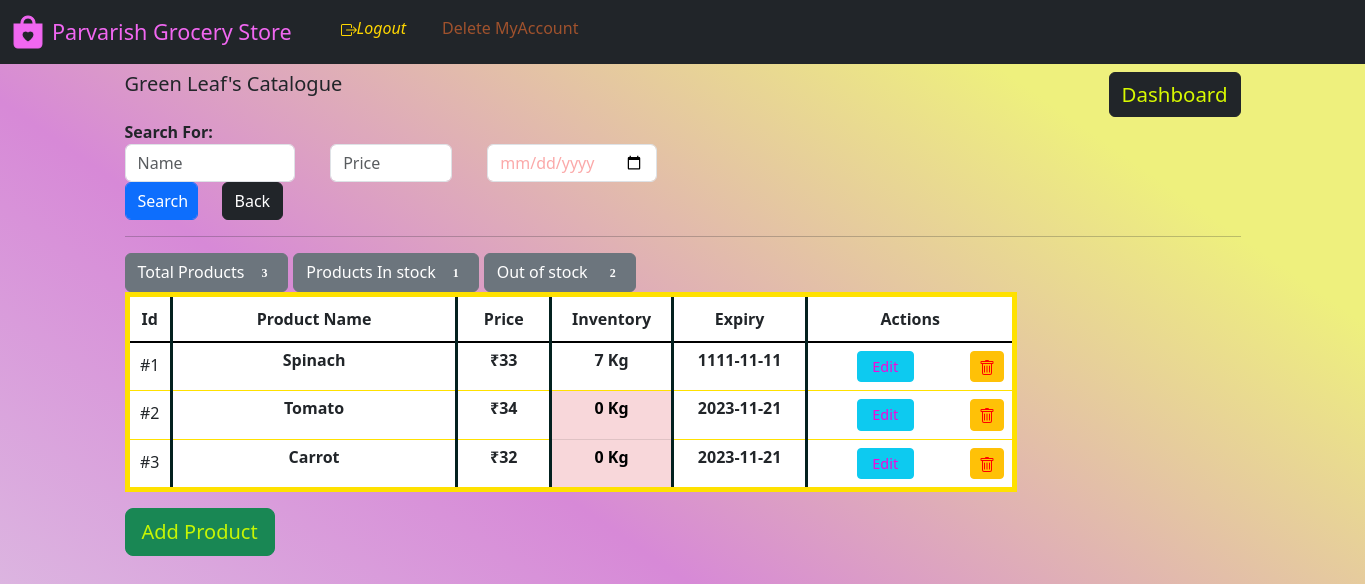
Before: /manager_dash/category_catalog/1 (signed in) with the older database file.
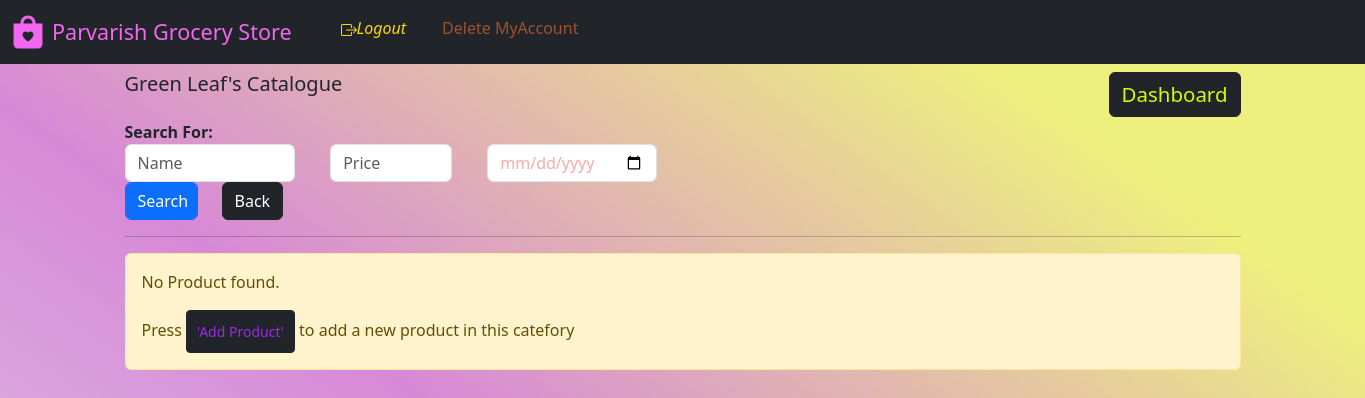
After: the same page with the newer database file.
### website/model.py (models this page shows)
class Category(db.Model):
    category_Name = db.Column(db.String(), nullable=False, unique=True)
    category_Id = db.Column(db.Integer(), primary_key=True)
    description = db.Column(db.String())
    managedBy_Id = db.Column(db.Integer(), db.ForeignKey('store.id'))
    catalog = db.relationship('Product', backref='parent')

class Product(db.Model):
    product_id = db.Column(db.Integer(), primary_key=True)
    product_Name = db.Column(db.String(), nullable=False)
    metric_Unit = db.Column(db.String(), nullable=False)
    rate = db.Column(db.Integer(), nullable=False)
    rate_perUnit = db.Column(db.String(), nullable=False)
    stock = db.Column(db.Integer(), nullable=False)
    expiredBy = db.Column(db.String(), nullable=False)
    category_Id = db.Column(db.String(), db.ForeignKey('category.category_Id'))

### website/views.py (the view, shortened to what this page needs)
@login_required
@Views.route('/manager_dash/category_catalog/<int:id>', methods=["GET", "POST"])
def Category_catalog(id):
    manager_id = session['id']
    manager = Store.query.get(manager_id)
    category = Category.query.get(id)
    products = category.catalog
    produce = Product.query.filter(Product.category_Id == id).all()
    m = 0
    for pro in produce:
        if pro.stock > 0:
            m += 1
    return render_template('category_catalog.html', name=category.category_Name, category_id=category.category_Id, products=products, product_instock=m)

### website/auth.py (called while the page is built)
@App.login_manager.user_loader
def load_customer(id):
    if id is not None:
        return Customer.query.get(int(id))
    return None

### website/templates/category_catalog.html (shortened to what this page needs)
{% extends "base.html" %} {% block title %}Added Products{% endblock %}{% block
logout %}
<span
              id="logout"
              style="display: block inline-block; width: 600px"
            >
              <span style="margin: auto"
                ><i
                  ><a
                    class="nav-item nav-link"
                    style="float: left; color: rgb(255, 215, 0)"
                    href="/logout"
                    style="display: block; width: 10%; margin-left: 0px"
                    >Logout</a
                  ></i
                ></span
              ><span style="margin: auto"
                ><a
                  class="nav-item nav-link"
                  style="
                    float: left;
                    color: rgb(160, 82, 45);
                    width: 60%;
                    margin-left: 20px;
                  "
                  href="/delete_account/{{id}}"
                  onclick="return confirm('Are you sure you want to delete the account?');"
                  >Delete MyAccount</a
                ></span
              ></span
            >
{% endblock %} {% block content %}<section>
<h5>
  <span style="float: left">{{ name }}'s Catalogue </span>
</h5><h6>
  <span style="float: right"
    ><a class="btn btn-dark" style="color: rgb(216, 249, 1); font-size: 1.5vw;text-decoration: none;" href="{{ url_for('views.Dash_manager') }}">Dashboard</a></span
  >
</h6><br></br>
<div class="col-6">
  <div class="col-2" ><strong>Search For: </strong></div>
  <form action="{{ url_for('views.Category_catalog',id=category_id) }}" method="POST" autocomplete="off">
    <div class="row">
      <div class="col-4">
        <input type="text" class="form-control" value="" name="search" id="search" placeholder="Name" />
      </div>
      <div class="col-3" style="margin-left:2%">
        <input type="text" class="form-control" value="" name="search2" placeholder="Price" />
      </div>
      <div class="col-4" style="margin-left:2%">
        <input type="date" style="color:rgb(251, 169, 169);" value=""class="form-control" name="date" id="date" placeholder="Expiry" />
      </div>
      <div class="col-2" align="left">
        <input type="submit" class="form-control btn btn-primary" value="Search"  />
      </div>
      <div class="col-3" align="left"><button type="submit" class="btn btn-dark" formaction="{{ url_for('views.Category_catalog',id=category_id) }}">
        Back </button>
      </div>
    </form>
    </div>
  </div>
<hr /></section>
<section>
{% if products|length == 0 %}
  <div class="alert alert-warning" role="alert">
    <p>No Product found.</p>
    Press
    <a class="btn btn-dark btn-sm"
      href="/manager_dash/category_create/{{ category_id }}"
      class="alert-link"
      style="
        color: rgb(153, 43, 226);
          padding: 10px 10px; text-decoration: none;
      "
      >'Add Product'</a
    >
    to add a new product in this catefory
  </div>
  {% else %}
  <div><span>
  <button type="button" STYLE="font-family:'Verdana',margin-left = 5px;"class="btn btn-secondary">
    Total Products <span STYLE="font-family:'Verdana';margin-left :5px;" class="badge badge-light">{{ products|length }}</span>
  </button></span><span STYLE="margin-left: 5px;"><button type="button" STYLE="font-family:'Verdana',margin-left = 5px;"class="btn btn-secondary">
    Products In stock <span STYLE="font-family:'Verdana';margin-left : 5px;" class="badge badge-light">{{ product_instock }}</span>
  </button></span>
  <span><button type="button" STYLE="font-family:'Verdana',margin-left = 5px;"class="btn btn-secondary">
    Out of stock <span STYLE="font-family:'Verdana';margin-left : 10px" class="badge badge-light">{{ products|length - product_instock }}</span>
  </button></span>
  </div>
  <table
  class="table table-hover"
    style="
      border: 5px solid rgb(255, 225, 0);
      width: 80%;
    "
  ><thead class="thead-dark">
    <tr align="center" style="border-bottom: 2px solid black">
      <th
        style="
          padding: 10px 10px;
          width: 5%;
          border-right: 3px solid rgb(3, 33, 31);
        "
      >
        Id
      </th>
      <th
        style="
          border-right: 3px solid rgb(3, 33, 31);
          padding: 10px 10px;
          width: 35%;
        "
      >
        Product Name
      </th>
      <th
        style="
          border-right: 3px solid rgb(3, 33, 31);
          padding: 10px 10px;
          width: 11%;
        "
      >
        Price
      </th>
      <th
        style="
          border-right: 3px solid rgb(3, 33, 31);
          padding: 10px 10px;
          width: 14%;
        "
      >
        Inventory
      </th>
      <th
        style="
          border-right: 3px solid rgb(3, 33, 31);
          padding: 10px 10px;
          width: 16%;
        "
      >
        Expiry
      </th>
      <th style=" padding: 10px 10px; width: 35%" colspan="2">
        Actions
      </th>
    </tr></thead>
    {% for variety in products %}
    <tbody>
    <tr align="center" style="width: 100%">
      <td style="padding: 10px; border-right: 3px solid rgb(3, 33, 31)">
        #{{ variety.product_id }}
      </td>
      <td
        style=" padding: 5px; border-right: 3px solid rgb(3, 33, 31)"
      >
        <strong
          >{{ variety.product_Name }}
          </strong
        >
      </td>
      <td
        style=" padding: 5px; border-right: 3px solid rgb(3, 33, 31)"
      >
        <strong
          >&#8377;{{ variety.rate}}
          </strong
        >
      </td>
      {% if variety.stock == 0 %}
      <td class="table-danger"
        style=" padding: 5px; border-right: 3px solid rgb(3, 33, 31)"
      >
        <strong
          >{{ variety.stock }} {{ variety.metric_Unit }}
          </strong
        >
      </td>
      {% else %}
      <td
        style=" padding: 5px; border-right: 3px solid rgb(3, 33, 31)"
      >
        <strong
          >{{ variety.stock }} {{ variety.metric_Unit }}
          </strong
        >
      </td>
      {% endif %}
      <td
      style=" padding: 5px; border-right: 3px solid rgb(3, 33, 31)"
    >
      <strong
        >{{ variety.expiredBy }}
        </strong
      >
    </td>
      <td >
        <a class="btn btn-info btn-sm" style="width:41%;color:rgb(246, 5, 218);font-size: 0.9em"  href="/manager_dash/update_item/{{ variety.product_id }}"
          >Edit</a
        >
      </td>
      <td >
        <a class="btn btn-warning btn-sm"  onclick="return confirm('Are you sure to delete?')" style="width:100%; color: red;text-decoration: none;font-size: 0.9em"  href="/manager_dash/delete_product/{{ variety.product_id }}"></a>
      </td>
    </tr></tbody>
    {% endfor %}
  </table>
  <strong><a align=center class="btn btn-success btn-lg" style="color:rgb(198, 246, 4)" href="/manager_dash/category_create/{{ category_id }}" style="text-decoration: none;"
    >Add Product</a
  ></strong>
  <br></br>
  {% endif %}
</div></section>
{% endblock %}

### website/templates/base.html (shortened to what this page needs)
<!DOCTYPE html>
<html lang="en">
  <head>
    <link
      href="https://cdn.jsdelivr.net/npm/bootstrap@5.3.0/dist/css/bootstrap.min.css"
      rel="stylesheet"
    />
    <link
      rel="stylesheet"
      href="https://cdn.jsdelivr.net/npm/bootstrap-icons@1.10.5/font/bootstrap-icons.css"
    />
  </head>
  <body>
    <nav class="navbar navbar-expand-lg navbar-dark bg-dark">
      <div class="container-fluid">
        <div class="collapse navbar-collapse" id="navbar">
          <div class="navbar-nav">
            <a href="{{ url_for('views.Store_front') }}">
              <i
                class="bi bi-bag-heart-fill"
                style="
                  font-size: 2rem;
                  -webkit-text-stroke-width: 1px;
                  color: rgb(241, 103, 241);
                  width: 10%;
                "
              ></i>
            </a>
            <a
              href="{{ url_for('views.Store_front') }}"
              class="nav-item nav-link"
              style="
                color: rgb(241, 103, 241);
                font-size: 1.35em;
                text-decoration: none;
                display: block;
                width: 25%;
                margin-left: 0px;
              "
              >Parvarish Grocery Store</a
            ><span
              id="logout"
              style="display: block inline-block; width: 600px"
            >
              {% block logout %}{% endblock %}</span
            ><span
              id="logout"
              style="display: block inline-block; width: 600px"
            >
              {% block cart %}{% endblock %}</span
            >
          </div>
        </div>
      </div>
    </nav>
    <div class="container" id="content">{% block content %}{% endblock %}</div>
  </body>
</html>

### website/templates/base.html (style rules this page uses)
.navbar { margin-bottom: 0; border-radius: 0; }
html { scroll-behavior: smooth; }
body { height: 1200px; background: linear-gradient( 35deg, #e2ecec 0%, #d789d7 51%, #eef07d 85% ); }

Changed rows visible on the page:
removed Product: product_id "1", product_Name "Spinach", rate "33", stock "7", metric_Unit "Kg", expiredBy "1111-11-11"
removed Product: product_id "2", product_Name "Tomato", rate "34", stock "0", metric_Unit "Kg", expiredBy "2023-11-21"
removed Product: product_id "3", product_Name "Carrot", rate "32", stock "0", metric_Unit "Kg", expiredBy "2023-11-21"
Other visible differences:
{{ products|length }}: "3" → (not shown)
{{ product_instock }}: "1" → (not shown)
{{ products|length - product_instock }}: "2" → (not shown)
text no longer shown: "Total Products Products In stock Out of stock Id Product Name Price Inventory Expiry Actions Add Product"
text now shown: "No Product found. Press 'Add Product' to add a new product in this catefory"
